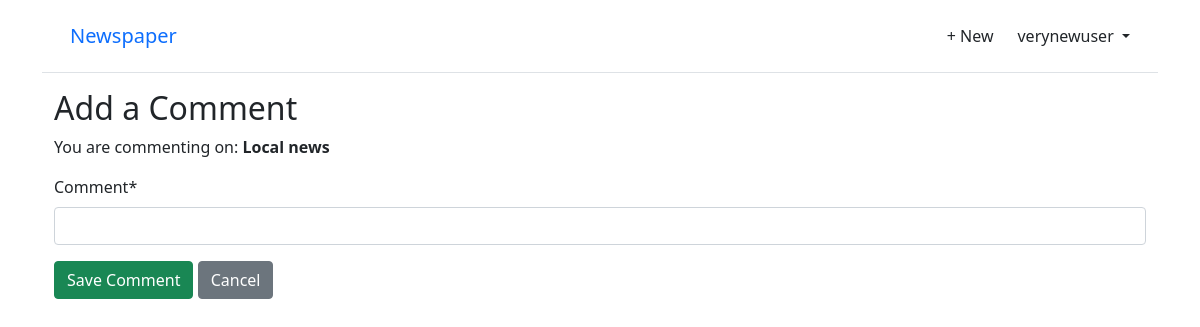
/newspaper/1/comment/ (signed in), run on an earlier commit of the app's database.
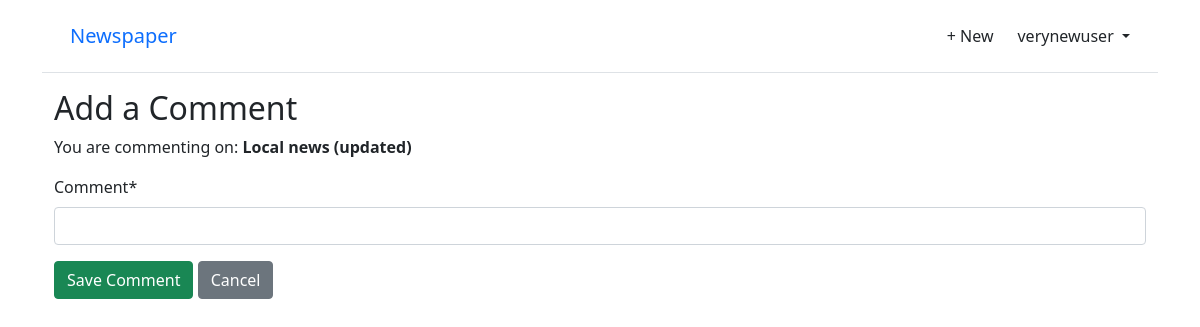
And on a later commit of the database.
### newspaper/models.py (models this page shows, shortened)
class Article(models.Model):
    title = models.CharField(max_length=255)
    body = models.TextField()
    date = models.DateTimeField(auto_now_add=True)
    author = models.ForeignKey(
        settings.AUTH_USER_MODEL,
        on_delete=models.CASCADE,
    )

### newspaper/views.py (the view, shortened to what this page needs)
# urls.py: path('<int:pk>/comment/', views.CommentCreateView.as_view(), name='comment_new'),
class CommentCreateView(LoginRequiredMixin, CreateView):
    form_class = CommentForm
    template_name = "newspaper/comment_new.html"
    def get_context_data(self, **kwargs):
        context = super().get_context_data(**kwargs)
        context["article"] = get_object_or_404(Article, pk=self.kwargs["pk"])
        return context

### newspaper/forms.py
class CommentForm(forms.ModelForm):
    class Meta:
        model = Comment
        fields = ("comment",)

### newspaper/templates/newspaper/comment_new.html (shortened to what this page needs)
{% extends "newspaper/layout.html" %}
{% load crispy_forms_tags %}
{% block body %}
<div class="container">
    <h2>Add a Comment</h2>
    <p>You are commenting on: <strong>{{ article.title }}</strong></p>
    <form method="post">
        {{ form|crispy }}
        <button class="btn btn-success ml-2" type="submit">Save Comment</button>
        <a href="{% url 'newspaper:article_detail' article.pk %}" class="btn btn-secondary">Cancel</a>
    </form>
</div>
{% endblock %}

What changed in the data, as far as the page shows it:
changed Article: title "Local news" → "Local news (updated)"
